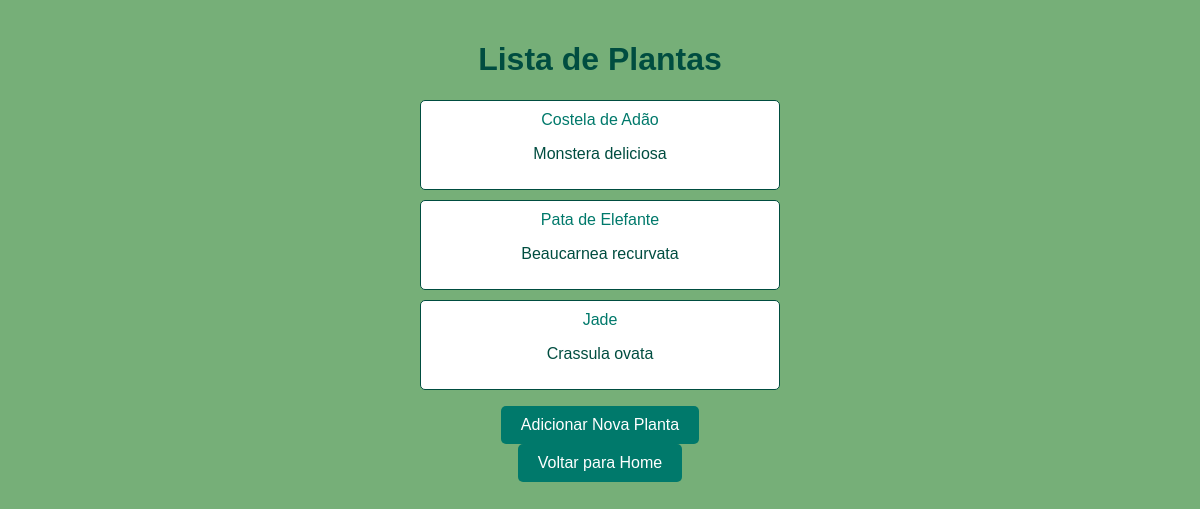
The app's page /lista/ with its own data.
### core/models.py (models this page shows, shortened)
class Planta(models.Model):
    nome = models.CharField(max_length=100)
    especie = models.CharField(max_length=100)
    descricao = models.TextField()
    preco = models.DecimalField(max_digits=10, decimal_places=2)
    estoque = models.PositiveBigIntegerField()

### core/views.py (the view)
# urls.py: path('lista/', views.lista, name='lista'),
def lista(request):
    plantas = Planta.objects.all()
    return render(request, 'core/lista.html', {'plantas': plantas})

### core/templates/core/lista.html (shortened to what this page needs)
<!DOCTYPE html>
<html lang="pt-br">
<head>
    {% load static %}
    <link rel="stylesheet" href="{% static '/css/style.css' %}">
</head>
<body>
    <div class="container">
        <h1>Lista de Plantas</h1>
        <ul class="plant-list">
            {% for planta in plantas %}
            <li class="plant-item">
                <a href="{% url 'detalhes' pk=planta.id %}">{{ planta.nome }}</a>
                <p>{{ planta.especie }}</p>
            </li>
            {% endfor %}
        </ul>
        <a href="{% url 'planta_nova' %}" class="button">Adicionar Nova Planta</a>
        <a href="{% url 'home' %}" class="button">Voltar para Home</a>
    </div>
</body>
</html>

### static/css/style.css (style rules this page uses)
body { font-family: Arial, sans-serif; background-color: #76af78; color: #004d40; margin: 0; padding: 0; text-align: center; }
.container { width: 30%; margin: 0 auto; padding: 20px; border: #ffffff; }
h1 { color: #004d40; }
.plant-list { list-style: none; padding: 0; }
.plant-item { background: #ffffff; border: 1px solid #004d40; border-radius: 5px; padding: 10px; margin-bottom: 10px; }
.plant-item a { color: #00796b; text-decoration: none; }
.button { background-color: #00796b; color: white; padding: 10px 20px; border: none; border-radius: 5px; text-decoration: none; display: inline-block; }

### records on screen
Planta: nome "Costela de Adão", especie "Monstera deliciosa"
Planta: nome "Pata de Elefante", especie "Beaucarnea recurvata"
Planta: nome "Jade", especie "Crassula ovata"
